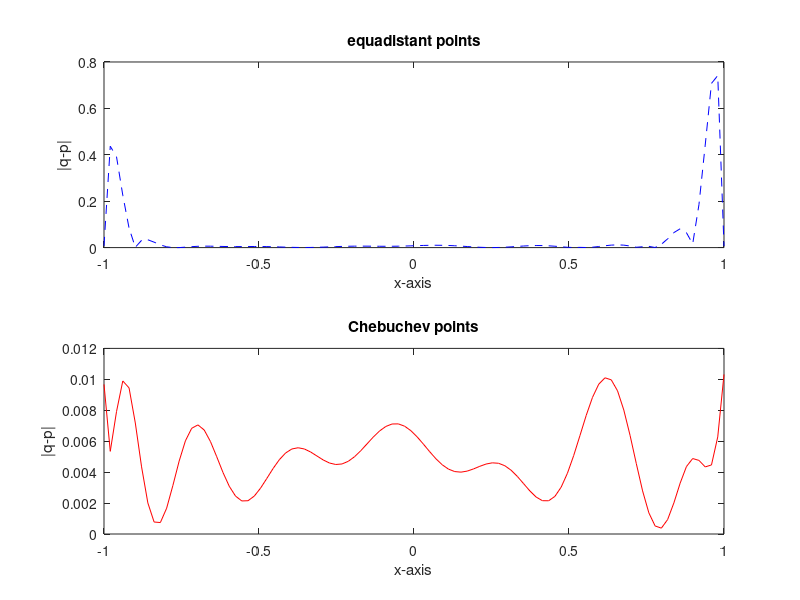

Write MATLAB code to recreate this figure.

%Use n interpolating points.
n= 20;

x_e = -1 + 2*(0:1:(n-1))/(n-1); %equidistant points
x_c = cos((2*(1:1:n)-1)/(n)*0.5*pi); %chebyshev points

%function for both types of points, with and without pertubation
b_e1 = 1./(3+x_e);
b_e2 = 1./(3+x_e)+0.01*rand(1,n);
b_c1 = 1./(3+x_c);
b_c2 = 1./(3+x_c)+0.01*rand(1,n);

%Matrices for solving interpolation problem
A_e = zeros(n);
A_c = zeros(n);

%Loop for making matrices to traverted vandermonde matrices
for i=1:n
    A_e(1:n,i) = (x_e).^(i-1);
    A_c(1:n,i) = (x_c).^(i-1);
end

%finding the interpolating polynomials
c_e1 = inv(A_e)*b_e1';
c_e2 = inv(A_e)*b_e2';

c_c1 = inv(A_c)*b_c1';
c_c2 = inv(A_c)*b_c2';

%define x-axis for plotting
x2 = linspace(-1,1,100);

P_e1 = zeros([1,100]);
P_e2 = zeros([1,100]);

P_c1 = zeros([1,100]);
P_c2 = zeros([1,100]);
f= 1./(3+x2);
for i=1:n
    P_e1 = P_e1 + c_e1(i)*x2.^(i-1);
    P_e2 = P_e2 + c_e2(i)*x2.^(i-1);
    
    P_c1 = P_c1 + c_c1(i)*x2.^(i-1);
    P_c2 = P_c2 + c_c2(i)*x2.^(i-1);
end

%define diffrence between solution with and without pertubations
y_e = abs(P_e1-P_e2);
y_c = abs(P_c1-P_c2);

%plot
subplot(2,1,1)
plot(x2,y_e,'b--')
xlabel('x-axis')
ylabel('|q-p|')
title('equadistant points')
subplot(2,1,2)
plot(x2,y_c,'r-')
title('Chebuchev points')
xlabel('x-axis')
ylabel('|q-p|')
